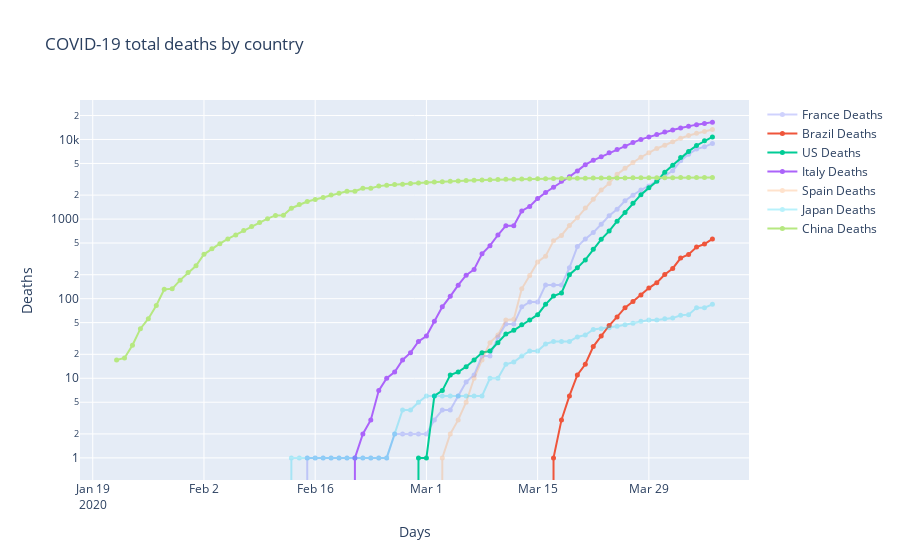

Notebook source saved alongside this figure:
### Code cell
figdc = go.Figure(series)
figdc.update_layout(title_text='COVID-19 total deaths by country')
figdc.update_xaxes(title_text='Days')
figdc.update_yaxes(title_text='Deaths', type='log')
#py.iplot(figdc, file='covid-19.html', auto_open=False)
figdc.show()
